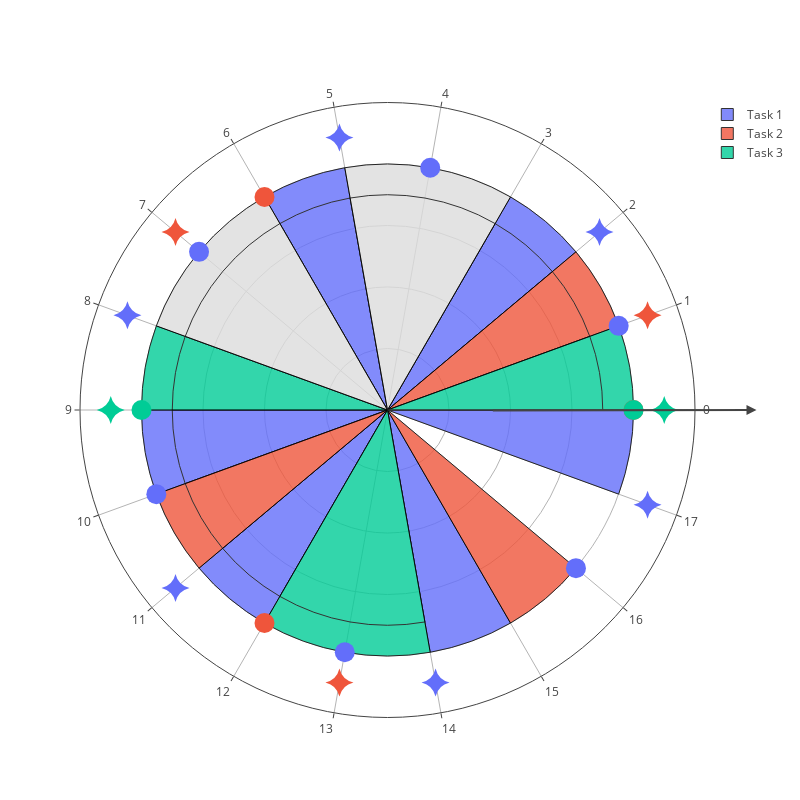

This figure's notebook cell:
### Code cell
plot_polar(tasks, df_traces, 800)

### Figure 1 — Plotly figure (JSON) as saved in the notebook; plotly's stock layout.template omitted (floating-point values rounded to 4 significant figures)
{"data": [{"marker": {"color": "#636EFA", "size": 20, "symbol": "star-diamond"}, "mode": "markers", "r": [90, 90, 90, 90, 90, 90], "showlegend": false, "theta": [40, 100, 160, 220, 280, 340], "type": "scatterpolar"}, {"marker": {"color": "#636EFA", "size": 20, "symbol": "circle"}, "mode": "markers", "r": [80, 80, 80, 80, 80, 80], "showlegend": false, "theta": [80, 140, 200, 260, 320, 380], "type": "scatterpolar"}, {"base": 0, "marker": {"color": "#636EFA", "line": {"color": "black", "width": 1}}, "name": "Task 1", "opacity": 0.8, "r": [80, 80, 80, 80, 80, 80, 70, 70, 70, 70], "theta": [50, 110, 190, 230, 290, 350, 50, 110, 190, 230], "type": "barpolar", "width": [20, 20, 20, 20, 20, 20, 20, 20, 20, 20]}, {"marker": {"color": "#EF553B", "size": 20, "symbol": "star-diamond"}, "mode": "markers", "r": [90, 90, 90], "showlegend": false, "theta": [20, 140, 260], "type": "scatterpolar"}, {"marker": {"color": "#EF553B", "size": 20, "symbol": "circle"}, "mode": "markers", "r": [80, 80, 80], "showlegend": false, "theta": [120, 240, 360], "type": "scatterpolar"}, {"base": 0, "marker": {"color": "#EF553B", "line": {"color": "black", "width": 1}}, "name": "Task 2", "opacity": 0.8, "r": [80, 80, 80, 70, 70], "theta": [30, 210, 310, 30, 210], "type": "barpolar", "width": [20, 20, 20, 20, 20]}, {"marker": {"color": "#00CC96", "size": 20, "symbol": "star-diamond"}, "mode": "markers", "r": [90, 90], "showlegend": false, "theta": [0, 180], "type": "scatterpolar"}, {"marker": {"color": "#00CC96", "size": 20, "symbol": "circle"}, "mode": "markers", "r": [80, 80], "showlegend": false, "theta": [180, 360], "type": "scatterpolar"}, {"base": 0, "marker": {"color": "#00CC96", "line": {"color": "black", "width": 1}}, "name": "Task 3", "opacity": 0.8, "r": [80, 80, 80, 70, 70, 70], "theta": [10, 170, 260, 10, 170, 260], "type": "barpolar", "width": [20, 20, 40, 20, 20, 40]}, {"base": 0, "marker": {"color": "#DDDDDD", "line": {"color": "black", "width": 1}}, "name": "Task 0", "opacity": 0.8, "r": [80, 80, 70, 70], "showlegend": false, "theta": [80, 140, 80, 140], "type": "barpolar", "width": [40, 40, 40, 40]}], "layout": {"annotations": [{"arrowhead": 2, "arrowwidth": 2, "ax": -266.7, "ay": 0.5, "showarrow": true, "x": 1.1, "y": 0.5}], "autosize": false, "height": 800, "polar": {"angularaxis": {"tickmode": "array", "ticks": "outside", "ticktext": [0, 1, 2, 3, 4, 5, 6, 7, 8, 9, 10, 11, 12, 13, 14, 15, 16, 17], "tickvals": [0, 20, 40, 60, 80, 100, 120, 140, 160, 180, 200, 220, 240, 260, 280, 300, 320, 340]}, "radialaxis": {"range": [0, 100], "showticklabels": false, "ticks": ""}}, "width": 800}}
